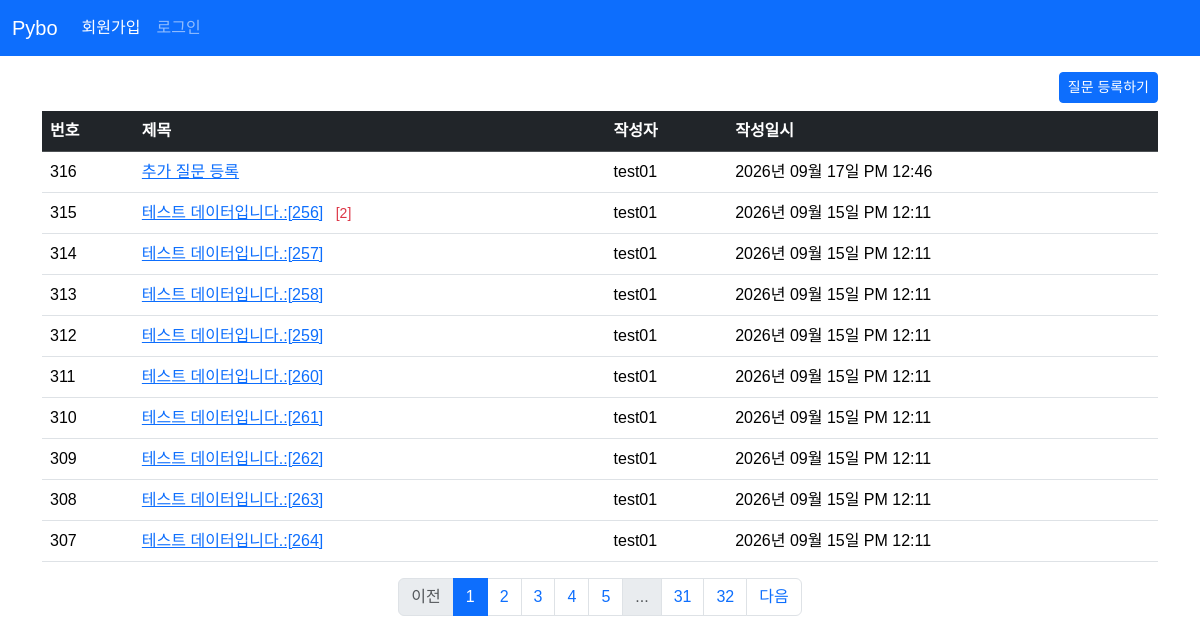
The page /question/list on the database its author committed.
### pybo/models.py (models this page shows)
class Question(db.Model):
    id = db.Column(db.Integer, primary_key=True)
    subject = db.Column(db.String(200), nullable=False)
    content = db.Column(db.Text, nullable=False)
    create_date = db.Column(db.DateTime, nullable=False)
    user_id = db.Column(db.Integer, db.ForeignKey('user.id', ondelete='CASCADE'), nullable=False)
    user = db.relationship('User', backref=db.backref('question_set'))

class User(db.Model):
    id = db.Column(db.Integer, primary_key=True)
    username = db.Column(db.String(150), unique=True, nullable=False)
    password = db.Column(db.String(200), nullable=False)
    email = db.Column(db.String(120), unique=True, nullable=False)

### pybo/views/question_views.py (the view)
@bp.route('/list')
def _list():
    page = request.args.get('page', default=1, type=int) # url parameter ? page=1
    question_list = Question.query.order_by(Question.create_date.desc())
    question_list = question_list.paginate(page=page, per_page=10) # 페이징 구현
    return render_template('question/question_list.html', question_list=question_list)

### pybo/filter.py (called while the page is built)
def format_datetime(value, fmt:str='%Y년 %m월 %d일 %p %I:%M'):
    return value.strftime(fmt)

### pybo/views/auth_views.py (called while the page is built)
@bp.before_app_request
def load_logged_in_user():
    user_id = session.get('user_id')
    if user_id is None:
        g.user = None
    else:
        g.user = User.query.get(user_id)

### pybo/templates/question/question_list.html
{% extends 'base.html' %}
{% block content %}
<div class="container my-3">
    <div class="text-end">
        <a href="{{ url_for('question.create') }}" class="btn btn-primary btn-sm mb-2">질문 등록하기</a>
    </div>
    <table class="table table-hover">
      <thead>
        <tr class="table-dark">
            <th>번호</th>
            <th>제목</th>
            <th>작성자</th>
            <th>작성일시</th>
        </tr>
      </thead>
      <tbody>
        {% if question_list %}
        {% for question in question_list.items %}
        <tr>
            <td>{{ question_list.total - ((question_list.page - 1) * question_list.per_page) - loop.index0 }}</td>
            <td>
                <a href="{{ url_for('question.detail', question_id=question.id)}}">{{ question.subject }}</a>
                {% if question.answers_set | length > 0 %}
                <span class="text-danger small mx-2">[{{ question.answers_set | length }}]</span>
                {% endif %}
            </td>
            <td>{{ question.user.username }}</td>
            <td>{{ question.create_date | datetime }}</td>
        </tr>
        {% endfor %}
        {% else %}
        <tr>
            <td colspan="3">질문이 없습니다.</td>
        </tr>
        {% endif %}
      </tbody>
    </table>
    <nav aria-label="...">
      <ul class="pagination justify-content-center">
        {% if question_list.has_prev %}
        <li class="page-item">
            <a href="?page={{ question_list.prev_num }}" class="page-link">이전</a>
        </li>
        {% else %}
        <li class="page-item disabled">
            <a href="javascript:void(0)" class="page-link" aria-disabled="true">이전</a>
        </li>
        {% endif %}
        {% for page_num in question_list.iter_pages() %}
        {% if page_num %}
        {% if page_num != question_list.page %}
        <li class="page-item"><a class="page-link" href="?page={{ page_num }}">{{ page_num }}</a></li>
        {% else %}
        <li class="page-item active">
          <a class="page-link" href="javascript:void(0)" aria-current="page">{{ page_num }}</a>
        </li>
        {% endif %}
        {% else %}
        <li class="page-item disabled"><a class="page-link" href="javascript:void(0)">...</a></li>
        {% endif %}
        {% endfor %}
        {% if question_list.has_next %}
        <li class="page-item">
            <a class="page-link" href="?page={{ question_list.next_num }}">다음</a>
        </li>
        {% else %}
        <li class="page-item disabled">
            <a class="page-link" href="javascript:void(0)" aria-disabled="true">다음</a>
        </li>
        {% endif %}
      </ul>
    </nav>
</div>
{% endblock %}

### pybo/templates/base.html (shortened to what this page needs)
<!DOCTYPE html>
<html lang="en">
<head>
    <link rel="stylesheet" href="https://cdn.jsdelivr.net/npm/bootstrap@5.3.6/dist/css/bootstrap.min.css">
    <link rel="stylesheet" href="{{ url_for('static', filename='style.css') }}">
</head>
<body>
    {% include 'navbar.html' %}
    {% block content %}
    {% endblock %}
</body>
</html>

### pybo/templates/navbar.html (shortened to what this page needs)
<!DOCTYPE html>
<html lang="en">
<head>
</head>
<body>
    <nav class="navbar bg-primary navbar-expand-sm" data-bs-theme="dark">
      <div class="container-fluid">
        <a class="navbar-brand" href="{{ url_for('main.index') }}">Pybo</a>
        <div class="collapse navbar-collapse" id="navberNav">
          {% if g.user %}
          <ul class="navbar-nav">
            <li class="nav-item">
              <a class="nav-link" href="{{ url_for('auth.logout') }}">{{ g.user.username }} (로그아웃)</a>
            </li>
          </ul>
          {% else %}
          <ul class="navbar-nav">
            <li class="nav-item">
              <a class="nav-link active" aria-current="page" href="{{ url_for('auth.signup') }}">회원가입</a>
            </li>
            <li class="nav-item">
              <a class="nav-link" href="{{ url_for('auth.login') }}">로그인</a>
            </li>
          </ul>
          {% endif %}
        </div>
      </div>
    </nav>
</body>
</html>

### pybo/static/style.css (style rules this page uses)
body { font-family: "Noto Sans KR", sans-serif; font-weight: 400; }

### rows shown on the page
Question: total "316", subject "추가 질문 등록", user.username "test01", create_date "2026년 09월 17일 PM 12:46"
Question: total "315", subject "테스트 데이터입니다.:[256]", answers_set|length "2", user.username "test01", create_date "2026년 09월 15일 PM 12:11"
Question: total "314", subject "테스트 데이터입니다.:[257]", user.username "test01", create_date "2026년 09월 15일 PM 12:11"
Question: total "313", subject "테스트 데이터입니다.:[258]", user.username "test01", create_date "2026년 09월 15일 PM 12:11"
Question: total "312", subject "테스트 데이터입니다.:[259]", user.username "test01", create_date "2026년 09월 15일 PM 12:11"
Question: total "311", subject "테스트 데이터입니다.:[260]", user.username "test01", create_date "2026년 09월 15일 PM 12:11"
Question: total "310", subject "테스트 데이터입니다.:[261]", user.username "test01", create_date "2026년 09월 15일 PM 12:11"
Question: total "309", subject "테스트 데이터입니다.:[262]", user.username "test01", create_date "2026년 09월 15일 PM 12:11"
Question: total "308", subject "테스트 데이터입니다.:[263]", user.username "test01", create_date "2026년 09월 15일 PM 12:11"
Question: total "307", subject "테스트 데이터입니다.:[264]", user.username "test01", create_date "2026년 09월 15일 PM 12:11"

### other values the page prints
{{ page_num }} "1"
{{ page_num }} "2" "3" "4" "5" "31" "32"
